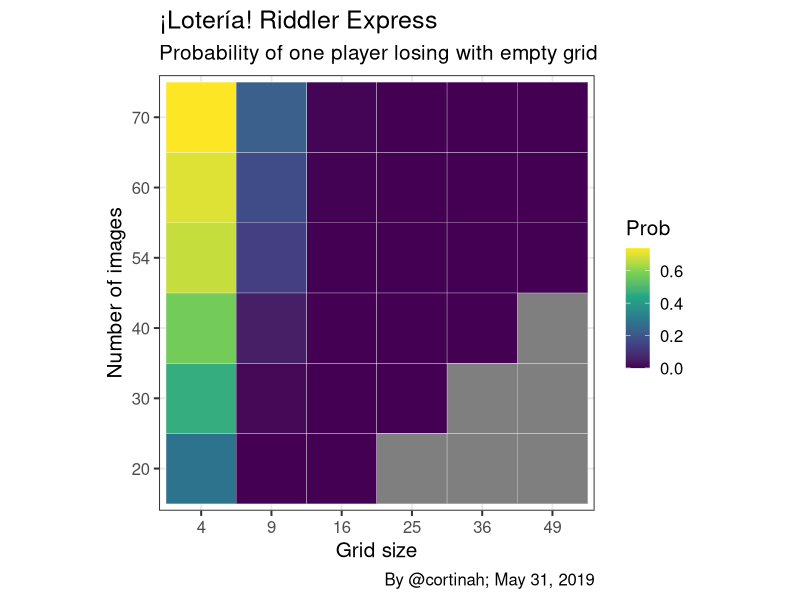

This chart was generated by the following R code:
## ---- chunk 1
library(tidyverse)
0:15 %>% map_dbl(~ (54 -.x -17) / (54 - .x)) %>% prod()
## ---- chunk 2
loteria <- function(grid=16, symbols=54) {
  
seq(from=0, to=(grid-1)) %>%
map_dbl(~ (symbols -.x -(grid+1)) / (symbols - .x)) %>% prod()
}


gridprob <- data.frame(x=rep(c(4,9,16,25,36,49),6),
                      y=rep(c(20,30,40,54,60,70), each=6))

gridprob$Prob <- map2_dbl(gridprob$x, gridprob$y, loteria)

ggplot(gridprob, aes(x=as.factor(x),y=as.factor(y),fill=Prob)) +
 geom_tile(color='white') +theme_bw(base_size = 15) +
 scale_fill_viridis_c(option = 'D') +coord_fixed() +
 labs(x='Grid size', y='Number of images', caption='By @cortinah; May 31, 2019',
 title='¡Lotería! Riddler Express',
 subtitle = 'Probability of one player losing with empty grid')
